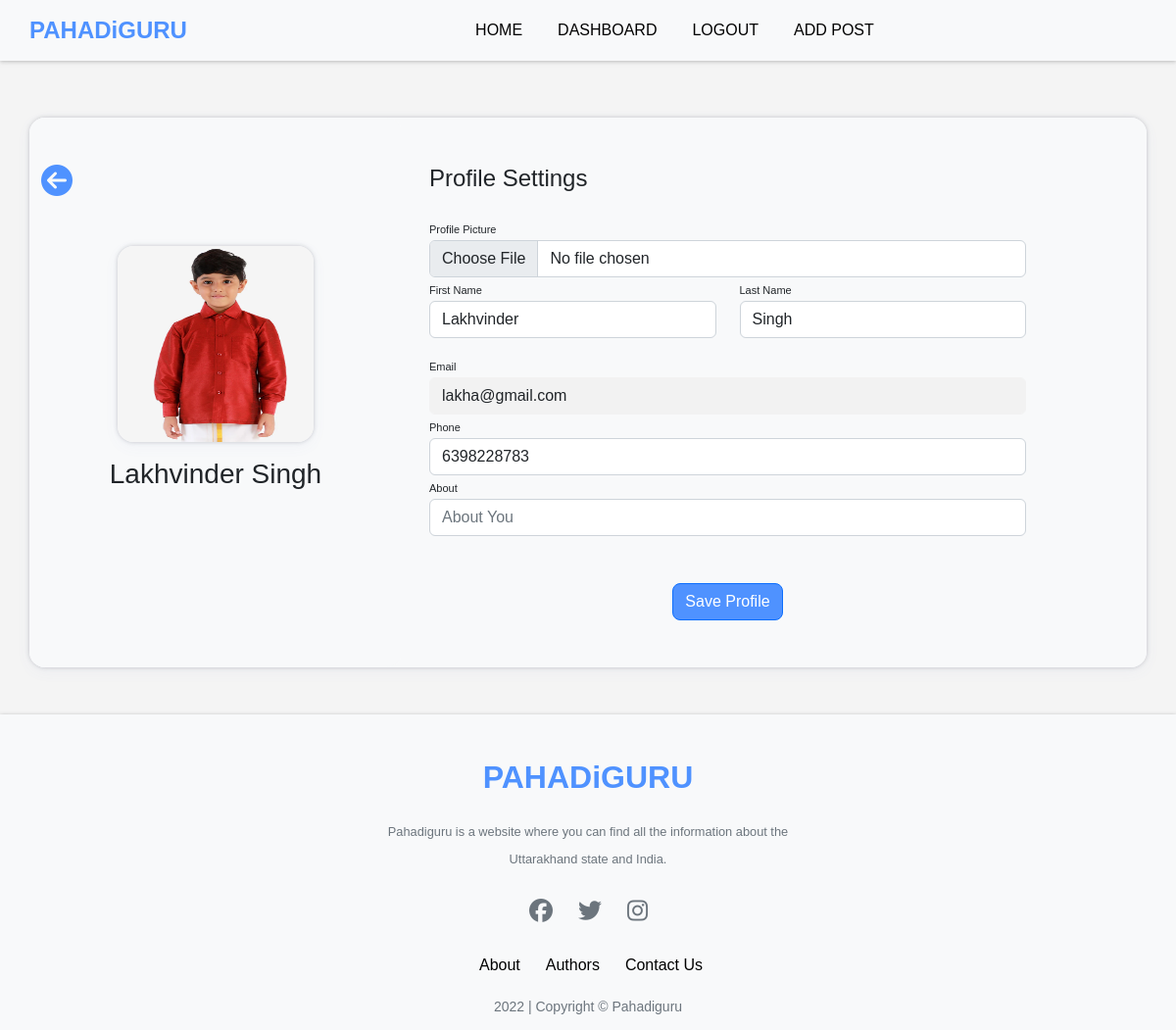
Screenshot of /edit_profile/2 (signed in) with the database file from the repository.
### app.py (models this page shows)
class Users(db.Model, UserMixin):
    id = db.Column(db.Integer, primary_key=True)
    first_name = db.Column(db.String(50), nullable=False)
    last_name = db.Column(db.String(50), nullable=False)
    email = db.Column(db.String(150), nullable=False,unique=True)
    phone = db.Column(db.String(50), nullable=True,default="None")
    date_added = db.Column(db.Date, default=date.today)
    about_author = db.Column(db.String(500), nullable=True,default="None")
    security_question = db.Column(db.String(50), nullable=True)
    security_answer = db.Column(db.String(50), nullable=True)
    password_hash = db.Column(db.String(128))
    role = db.Column(db.String(10), default='User')
    posts = db.relationship('Posts', backref='poster')
    likes=db.relationship('Likes',backref='user',passive_deletes=True)
    profile_pic=db.Column(db.String(), nullable=True , default="default.jpg")

### app.py (the view)
@app.route("/edit_profile/<int:id>",methods=['GET','POST'])
def edit_profile(id):
    form=editProfileForm()
    user = Users.query.get(id)
    if current_user.id == user.id:
        if form.validate_on_submit():
            user.first_name=form.first_name.data
            user.last_name=form.last_name.data
            user.about_author= form.about_author.data
            user.phone = form.phone.data
            if request.files['profile_pic']:
                pic = request.files['profile_pic']
                filename = secure_filename(pic.filename)
                pic_name = str(uuid.uuid1()) + "_" + filename
                pic.save(os.path.join(app.config['UPLOAD_FOLDER'], pic_name))
                user.profile_pic = pic_name
            try:
                db.session.commit()
                return redirect(url_for('dashboard'))
            except:
                flash("There was a problem editing that user")
                return render_template('edit_profile.html', form=form, user=user,id=id)
        else:
            print(form.errors)
        return render_template('edit_profile.html', form=form, user=user,id=id)
    else:
        flash("You are not allowed to edit this profile")
        return redirect(url_for('dashboard'))

### form.py
class editProfileForm(FlaskForm):
    first_name = StringField('First Name')
    last_name = StringField('Last Name')
    phone = StringField('Phone')
    email = StringField('Email')
    about_author = StringField('About')
    profile_pic=FileField('Profile Picture')
    submit = SubmitField('Save Changes')

### app.py (called while the page is built)
@login_manager.user_loader
def load_user(user_id):
    return Users.query.get(int(user_id))

### templates/edit_profile.html (shortened to what this page needs)
{% extends 'base.html' %}
{% block head %}
<link rel="stylesheet" href="{{url_for('static',filename='css/editprofile.css')}}">
{% endblock %}
{% block content %}
<br><br><br>
<div class="container rounded-4  mt-5 mb-5" style="background-color: #f8f9fa; box-shadow: rgba(67, 71, 85, 0.27) 0px 0px 0.25em,
rgba(90, 125, 188, 0.05) 0px 0.25em 1em;" >
    <div class="row rounded-4" style="background-color: #f8f9fa;">
        <div class="col-md-4 border-right rounded-4" style="background-color: #f8f9fa;">
            <div class="d-flex flex-column align-items-center text-center p-3 py-5">
                <div style="margin-left: -100%!important;">
                <a href="{{url_for('dashboard')}}">
                    <i class="fa-solid fa-circle-arrow-left"
                        style="font-size: 2rem; color: #4f92ff">
                    </i>
                </a>
                </div>
                {% if current_user.profile_pic %}
                <img id="img" class=" mt-5 card_img rounded-4" style="box-shadow: rgba(67, 71, 85, 0.27) 0px 0px 0.25em,
                rgba(90, 125, 188, 0.05) 0px 0.25em 1em;" width="200px" height="200px"
                    src="{{url_for('static', filename='images/profile_pic/'+ current_user.profile_pic)}}" alt="None">
                {% else %}
                <img id="img" class=" mt-5 card_img rounded-4" style="box-shadow: rgba(67, 71, 85, 0.27) 0px 0px 0.25em,
                rgba(90, 125, 188, 0.05) 0px 0.25em 1em;" width="200px" height="200px"
                    src="{{url_for('static', filename='images/profile_pic/default.jpg')}}" alt="None">
                {% endif %}
                <h3 class="font-weight-bolder my-3">{{user.first_name}} {{user.last_name}}</h3>
            </div>
        </div>
        <div class="col-md-7 border-right" style="background-color: #f8f9fa;">
            <div class="p-3 py-5">
                <div class="d-flex justify-content-between align-items-center mb-3">
                    <h4 class="text-right">Profile Settings</h4>
                </div>
                <form method="POST" enctype="multipart/form-data">
                    <div class="row mt-2">
                        <div class="col-md-12">
                            {{ form.profile_pic.label(class="labels",id="inpt") }}
                            {{form.profile_pic(class="form-control file_size_limit")}}
                        </div>
                        <div class="col-md-6">
                            {{ form.first_name.label(class="labels") }}
                            {% if user.first_name == "None" %}
                            {{form.first_name(class="form-control",placeholder="Enter First Name")}}
                            {% else %}
                            {{form.first_name(class="form-control",value=user.first_name,placeholder="Enter First Name")}}
                            {% endif %}
                        </div>
                        <div class="col-md-6">
                            {% if user.last_name == "None" %}
                            {{ form.last_name.label(class="labels") }}
                            {{form.last_name(class="form-control",placeholder="Enter Last Name")}}
                            {% else %}
                            {{ form.last_name.label(class="labels") }}
                            {{form.last_name(class="form-control",value=user.last_name,placeholder="Enter Last Name")}}
                            {% endif %}
                        </div>
                    </div>
                    <div class="row mt-3">
                        <div class="col-md-12">
                            <label class="labels">Email</label>
                            {{form.email(class="form-control bg-grey",value=user.email,readonly="True")}}
                        </div>
                        <div class="col-md-12">
                            {% if user.phone == "None" %}
                            {{ form.phone.label(class="labels") }}
                            {{form.phone(class="form-control phone",placeholder="Enter Mobile Number")}}
                            {% else %}
                            {{ form.phone.label(class="labels") }}
                            {{form.phone(class="form-control phone",value=user.phone,placeholder="Enter Mobile Number")}}
                            {% endif %}
                        </div>
                        <div class="col-md-12">
                            {% if user.about_author == "None" %}
                            {{ form.about_author.label(class="labels") }}
                            {{form.about_author(class="form-control",placeholder="About You")}}
                            {% else %}
                            {{ form.about_author.label(class="labels") }}
                            {{form.about_author(class="form-control",value=user.about_author,placeholder="About You")}}
                            {% endif %}
                        </div>
                    </div>
                    <div class="mt-5 text-center">
                        {{form.submit(class="btn btn-primary profile-button thebtn",value="Save Profile",onClick="return(verify_file_size())")}}
                    </div>
                </form>
            </div>
        </div>
    </div>
</div>
{% endblock %}

### static/css/editprofile.css (style rules this page uses)
.labels { font-size: 11px }
.thebtn { background-color: #4f92ff; color: white; border-radius:8px !important; }

### templates/edit_profile.html (style rules this page uses)
.bg-grey { background-color: #f2f2f2; cursor: default; border: 1px solid #f2f2f2; }
.thebtn { background-color: #4f92ff; color: white; border-radius:8px !important; }

### rows the page displays
Users: profile_pic (picture), first_name "Lakhvinder", last_name "Singh", email "lakha@gmail.com", phone "6398228783"
